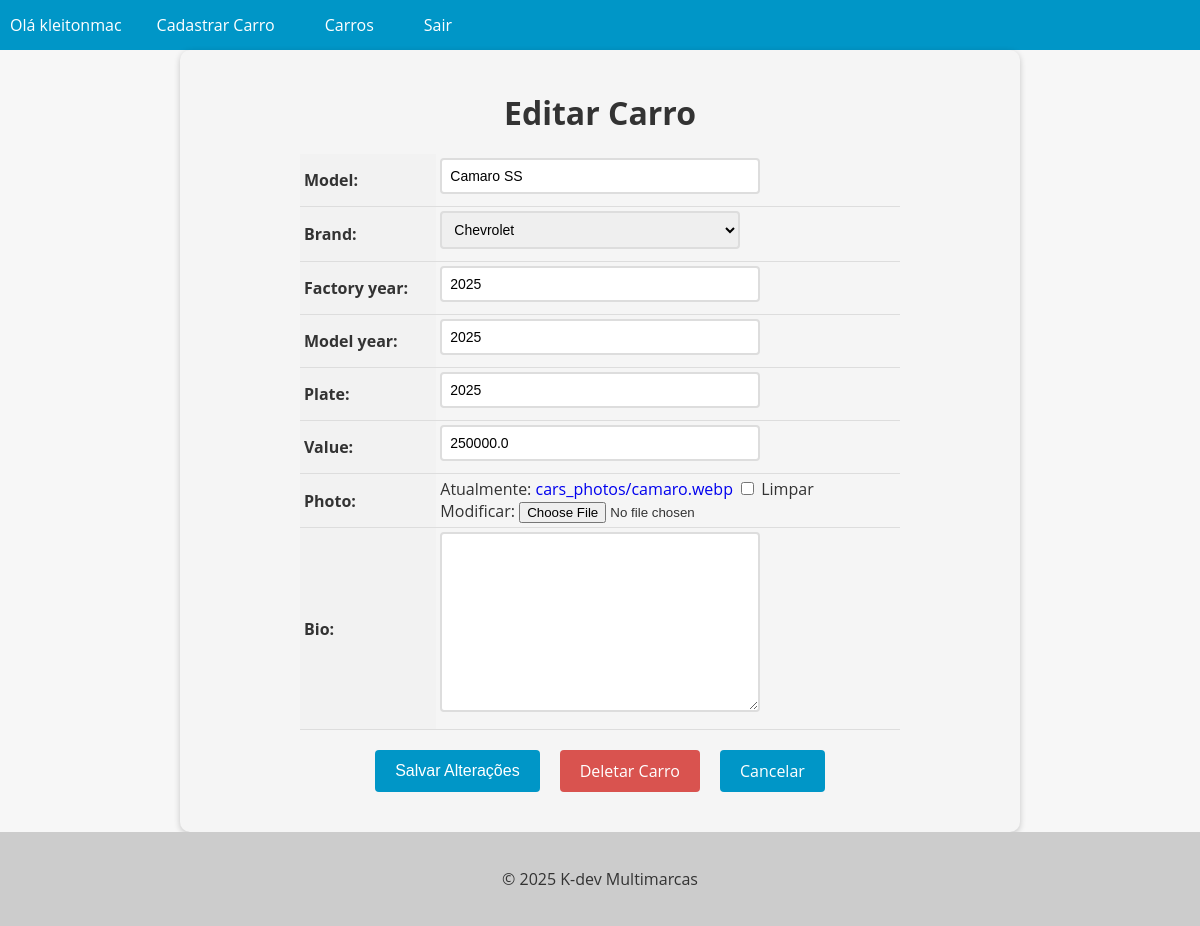
Before: /car/17/update/ (signed in) with the older database file.
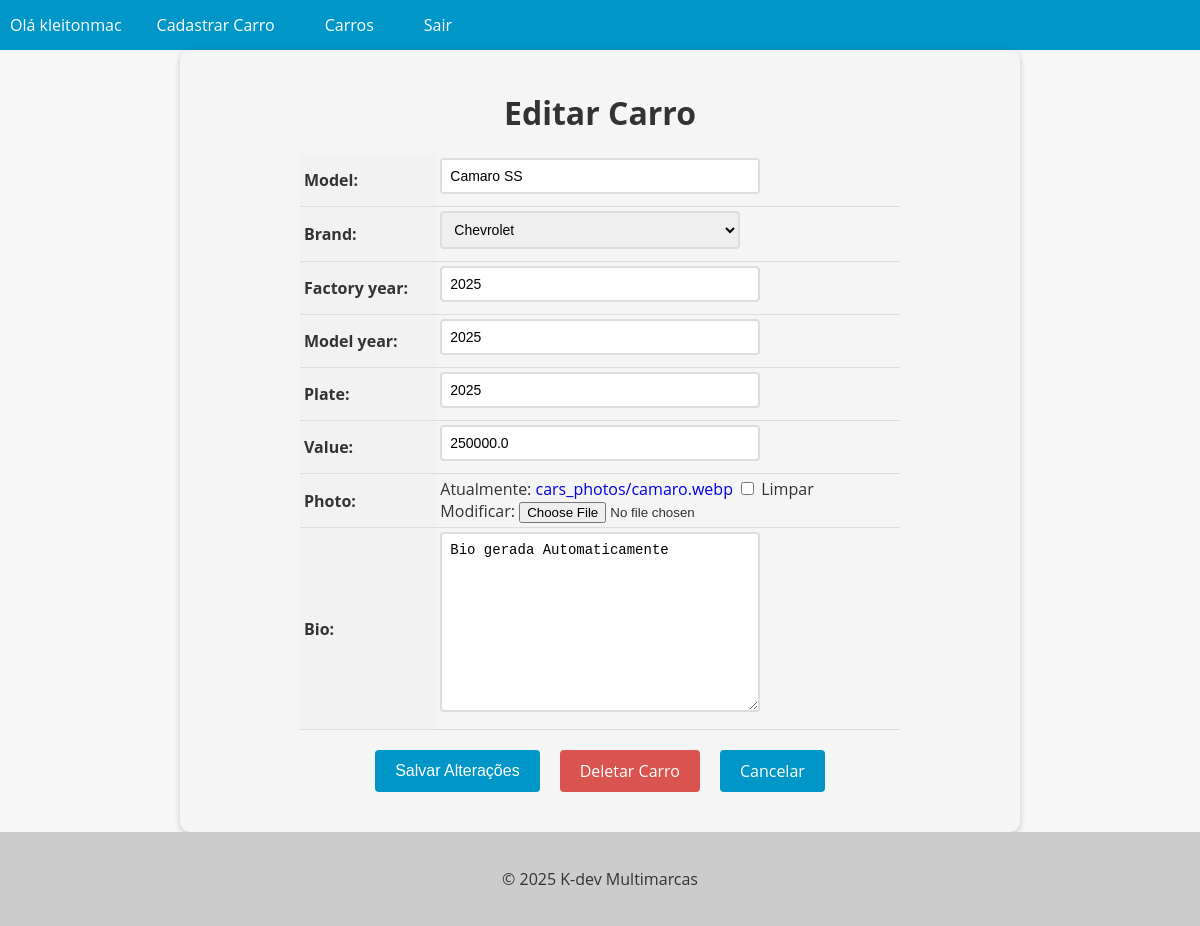
After: the same page with the newer database file.
### cars/models.py (models this page shows, shortened)
class Car(models.Model):
    id = models.AutoField(primary_key=True)
    model =models.CharField(max_length=200) # modelo
    brand = models.ForeignKey(Brand, on_delete=models.PROTECT, related_name='car_brand')    #marca
    factory_year = models.IntegerField() #ano de fabricação do carro
    model_year = models.IntegerField(blank=True , null=True) # ano de modelo do carro
    plate = models.IntegerField(max_length=10, blank=True, null=True)
    value = models.FloatField(blank=True, null=True) # valor
    photo= models.ImageField(upload_to='cars_photos/', blank=True, null=True)# imagens que vai subir pro banco de dados e baixei o pip install pillow
    bio = models.TextField(blank=True, null=True, )

class Brand(models.Model):
        id = models.AutoField(primary_key=True)
        name = models.CharField(max_length=200)
        def __str__(self):
         return self.name

### cars/views.py (the view, shortened to what this page needs)
# urls.py: path('car/<int:pk>/update/', CarUpdateView.as_view(), name='car_update'),
@method_decorator(login_required(login_url='login'), name='dispatch')
class CarUpdateView(UpdateView):
    model = Car
    form_class = CarModelForm
    template_name = 'car_update.html'

### cars/forms.py (shortened to what this page needs)
class CarModelForm(forms.ModelForm):
    class Meta:
            model = Car
            fields = '__all__'

### cars/templates/car_update.html (shortened to what this page needs)
{% extends "base.html" %}
{% block content %}
  <form method="post" enctype="multipart/form-data">
    <h1>Editar Carro</h1>
    <table>
      {{ form.as_table }}
    </table>
    <div>
      {% if user.is_authenticated %}
      <div class="buttons-container">
        <input type="submit" value="Salvar Alterações" class="btn btn-primary">
        <a href="{% url 'car_delete' pk=object.pk %}" class="btn btn-danger">Deletar Carro</a>
        <a href="{% url 'cars_list' %}" class="btn btn-secondary">Cancelar</a>
      </div>
    </div>
  </form>
  {% endif %}
{% endblock %}

Changed rows visible on the page:
changed Car "Camaro SS": bio (not shown) → "Bio gerada Automaticamente"
